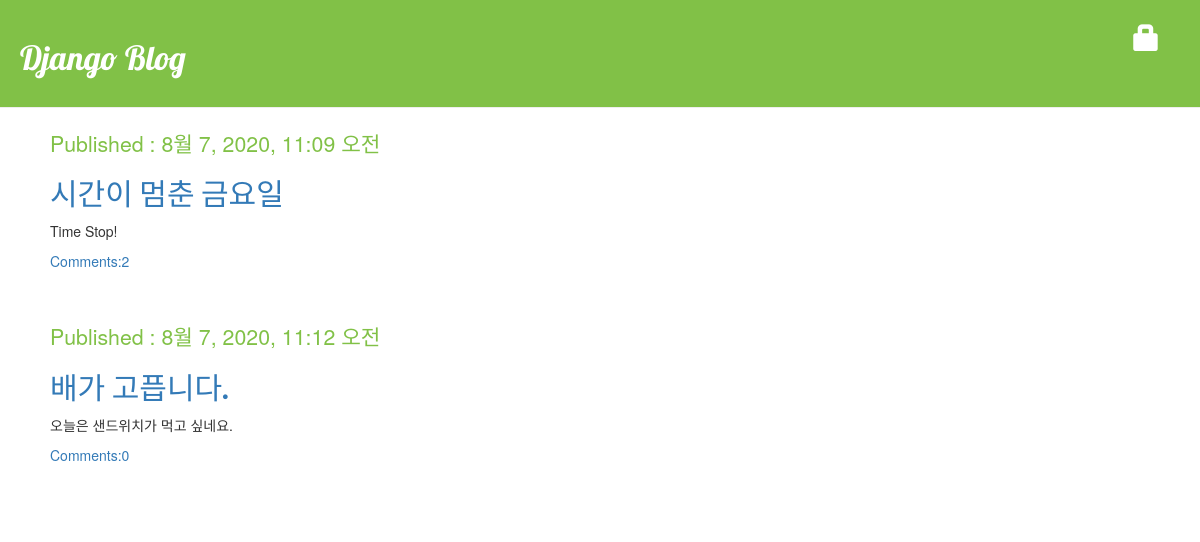
The page / on the database its author committed.
### blog/models.py (models this page shows, shortened)
class Post(models.Model):
    author=models.ForeignKey('auth.User',on_delete=models.CASCADE)
    title=models.CharField(max_length=200,validators=[min_len_3_validator])
    text=models.TextField()
    created_date=models.DateTimeField(default=timezone.now)
    published_date=models.DateTimeField(blank=True,null=True)
    def approved_comments(self):
        return self.comments.filter(approved_comment=True)

### blog/views.py (the view)
# urls.py: path('',views.post_list,name='post_list'),
def post_list(request):
    posts=Post.objects.filter(published_date__lte=timezone.now()).order_by('published_date')
    return render(request,'blog/post_list.html',{'posts':posts})

### blog/templates/blog/post_list.html
{% extends 'blog/base.html' %}
{% block content %}
    {% for post in posts %}
        <div class="post">
            <div class="date">
                <p>Published : {{post.published_date}}</p>
            </div>
            <h2><a href="{% url 'post_detail' pk=post.pk %}">{{post.title|title}}</a></h2>
            <p>{{post.text|linebreaksbr}}</p>
            <a href="{% url 'post_detail' pk=post.pk %}">Comments:{{post.approved_comments.count}} </a>
        </div>
    {% empty %}
        <div>요청하신 post 가 존재하지않습니다.</div>
                {% endfor %}
{% endblock %}s

### blog/static/css/blog.css (style rules this page uses)
h1,h2,h3,h4 { font-family: 'Lobster', cursive; }
.post { margin-bottom: 50px; }
.date { color: #81c147; font-size:16pt; }

### rows shown on the page
Post: published_date "8월 7, 2020, 11:09 오전", title "시간이 멈춘 금요일", text "Time Stop!", approved_comments.count "2"
Post: published_date "8월 7, 2020, 11:12 오전", title "배가 고픕니다.", text "오늘은 샌드위치가 먹고 싶네요.", approved_comments.count "0"
